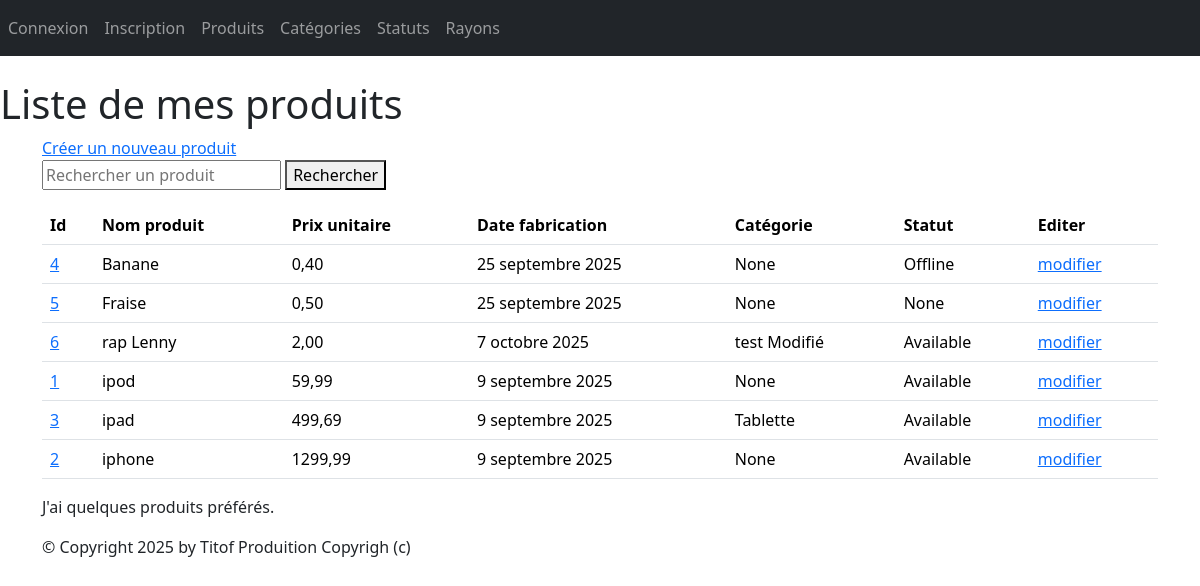
Screenshot of /monApp/produits/ with the database file from the repository.
### monApp/models.py (models this page shows, shortened)
class Produit(models.Model):
    refProd = models.AutoField(primary_key=True)
    intituleProd = models.CharField(max_length=200)
    prixUnitaireProd = models.DecimalField(max_digits=10, decimal_places=2)
    dateFabrication = models.DateField(auto_now=True)
    categorie = models.ForeignKey(Categorie, on_delete=models.CASCADE, related_name="produits",null=True, blank=True)
    statut = models.ForeignKey(Statut, on_delete=models.SET_NULL, related_name="produits",null=True, blank=True)

class Statut(models.Model):
    idStatut = models.AutoField(primary_key=True)
    libelle = models.CharField(max_length=200)
    def __str__(self):
        return self.libelle

class Categorie(models.Model):
    idCat = models.AutoField(primary_key=True)
    nomCat = models.CharField(max_length=100)
    def __str__(self):
        return self.nomCat

### monApp/views.py (the view)
# urls.py: path("produits/", views.ProduitListView.as_view(), name="lst_prdts"),
class ProduitListView(ListView):
    model = Produit
    template_name = "monApp/list_produits.html"
    context_object_name = "prdts"
    queryset = Produit.objects.filter(refProd=2)
    def get_queryset(self):
        qs = Produit.objects.select_related('categorie', 'statut').order_by("prixUnitaireProd")
        q = self.request.GET.get('q')
        if q:
            qs = qs.filter(intituleProd__icontains=q)
        return qs
    def get_context_data(self, **kwargs):
        context = super(ProduitListView, self).get_context_data(**kwargs)
        context['titremenu'] = "Liste de mes produits"
        return context

### monApp/templates/monApp/list_produits.html
{% extends 'monApp/base.html' %}
{% block menu %}
    <h1>{{titremenu}}</h1>
{% endblock %}
{% block contenu %}
    <a href="{% url 'crt-prdt' %}">Créer un nouveau produit</a>
    <form method="get">
        <input type="text" name="q" placeholder="Rechercher un produit" value="{{ request.GET.q }}">
        <button type="submit">Rechercher</button>
    </form>
    <table class="table">
        <thead>
            <tr>
                <th>Id</th>
                <th>Nom produit</th>
                <th>Prix unitaire</th>
                <th>Date fabrication</th>
                <th>Catégorie</th>
                <th>Statut</th>
                <th>Editer</th>
            </tr>
        </thead>
        <tbody>
            {% for prdt in prdts %}
                <tr>
                    <td><a href="{% url 'dtl_prdt' prdt.refProd %}">{{ prdt.refProd }}</a></td>
                    <td>{{ prdt.intituleProd }}</td>
                    <td>{{ prdt.prixUnitaireProd }}</td>
                    <td>{{ prdt.dateFabrication }}</td>
                    <td>{{ prdt.categorie }}</td>
                    <td>{{ prdt.statut }}</td>
                    <td><a href="{% url 'prdt_chng' prdt.refProd %}">modifier</a></td>
                </tr>
            {% endfor %}
        </tbody>
    </table>
    <p>
        J'ai
        {% if prdts|length < 5 %}
            peu de
        {% elif prdts|length < 10 %}
            quelques
        {% else %}
            beaucoup de
        {% endif %}
        produits préférés.
    </p>
{% endblock %}

### static/styles.css (style rules this page uses)
h1 { color:red }

### rows the page displays
Produit: refProd "4", intituleProd "Banane", prixUnitaireProd "0,40", dateFabrication "25 septembre 2025", categorie "None", statut "Offline"
Produit: refProd "5", intituleProd "Fraise", prixUnitaireProd "0,50", dateFabrication "25 septembre 2025", categorie "None", statut "None"
Produit: refProd "6", intituleProd "rap Lenny", prixUnitaireProd "2,00", dateFabrication "7 octobre 2025", categorie "test Modifié", statut "Available"
Produit: refProd "1", intituleProd "ipod", prixUnitaireProd "59,99", dateFabrication "9 septembre 2025", categorie "None", statut "Available"
Produit: refProd "3", intituleProd "ipad", prixUnitaireProd "499,69", dateFabrication "9 septembre 2025", categorie "Tablette", statut "Available"
Produit: refProd "2", intituleProd "iphone", prixUnitaireProd "1299,99", dateFabrication "9 septembre 2025", categorie "None", statut "Available"

### other values shown
{{ titremenu }} "Liste de mes produits"
